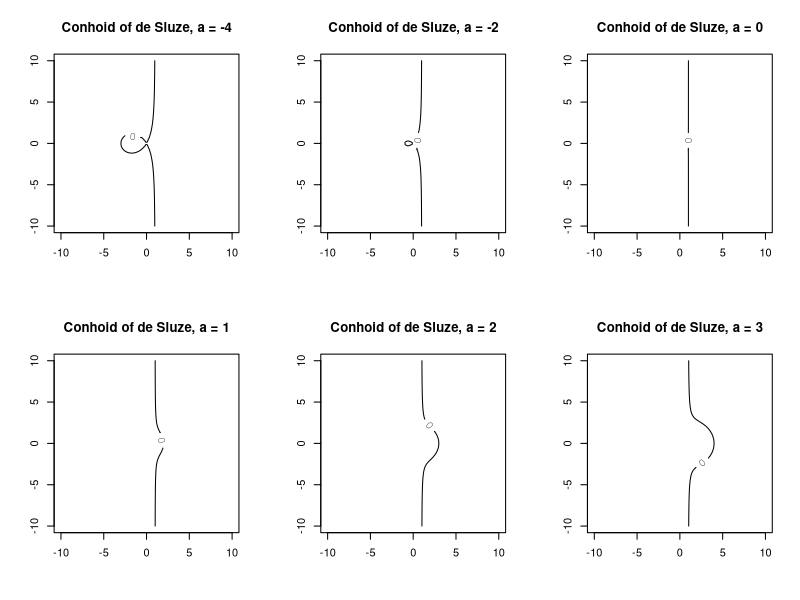

The R source for this figure:
par(mfrow = c(2,3))

for (a in c(-4, -2, 0, 1, 2, 3)) {
	x <- seq(-10, 10, len = 100)
	y <- seq(-10, 10, len = 100)
	z <- outer(x, y, function(x, y) (x^2 + y^2) * (x - 1) - a * x^2)
	contour(x, y, z, levels = 0, main = paste0("Conhoid of de Sluze, a = ", a))
}

